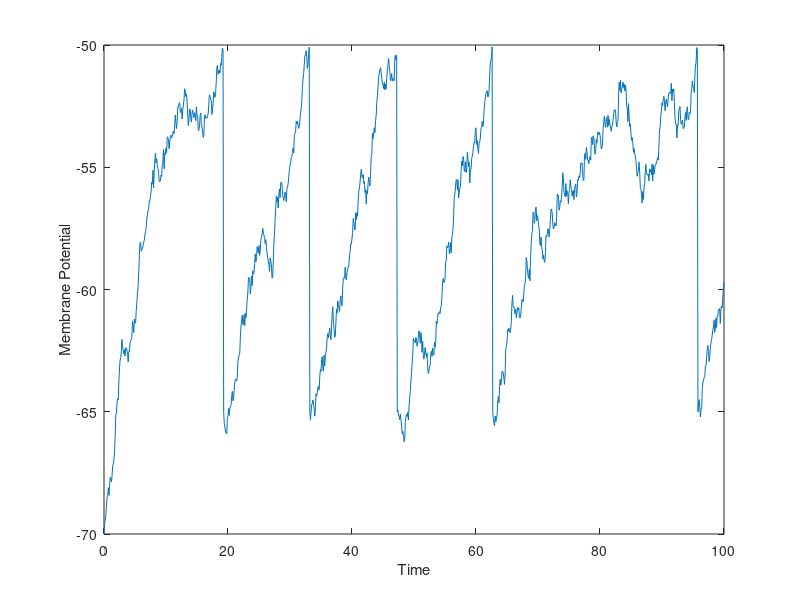
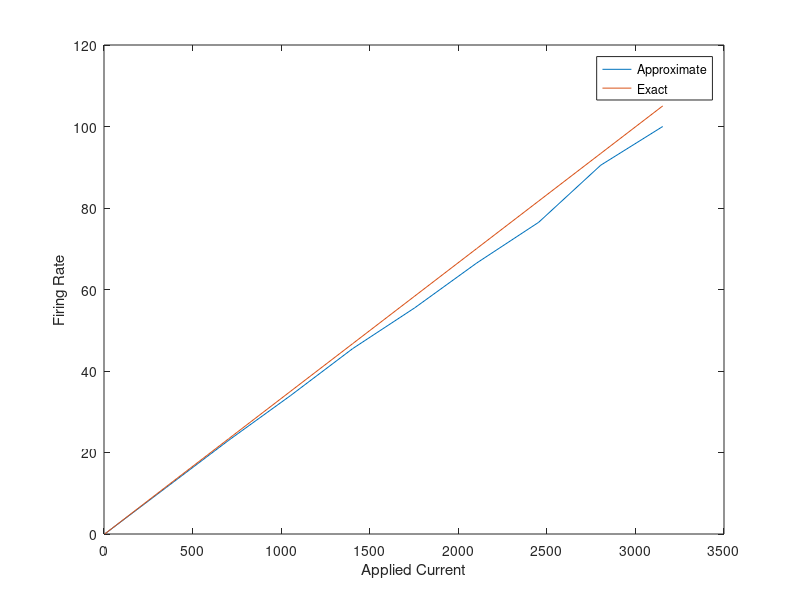
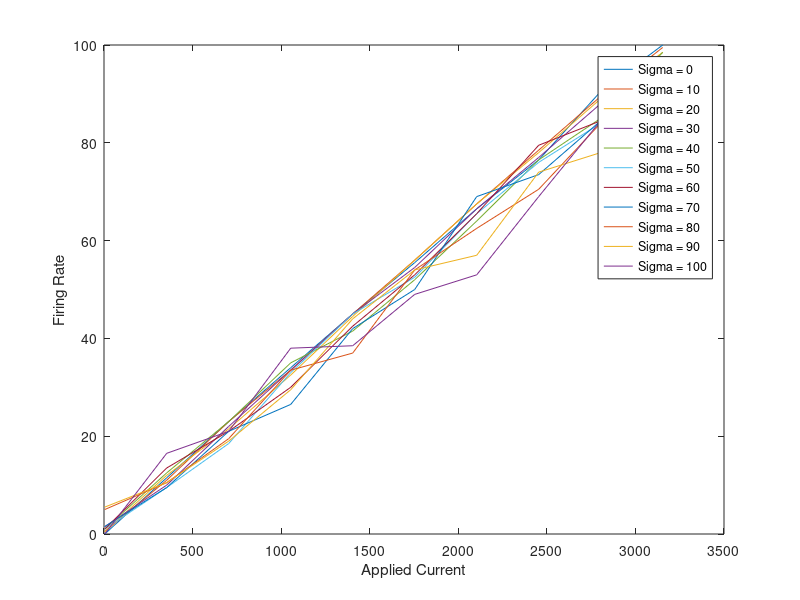

MATLAB code for these plots, in order:
%%%%%%%%%%%%%%%%%%%%%%%%%%%%%%%%%%%%%%%%%%%%%%%%%%%%%%%%%%%%%%%%%%%%%%%%%%%%%%%%%%%%%%%%%%%%%%%%%%%%%%%%%%
%%%%%%%%%%Let's calculate membrane potential using the leaky integrate-and-fire neuron model%%%%%%%%%%%%%%
%%%%%%%%%%%%%%%%%%%%%%%%%%%%%%%%%%%%%%%%%%%%%%%%%%%%%%%%%%%%%%%%%%%%%%%%%%%%%%%%%%%%%%%%%%%%%%%%%%%%%%%%%%

%Given values for the leaky integrate-and-fire neuron model
E_l = -70.0;
R_m = 5.0;
C_m = 2.0;

V_th = -50.0;
V_reset = -65.0;

%Create time vector
delta_t = 0.1;
t = 0:delta_t:100;

%Create vector to store membrane potentials at time t
%Set initial value of the membrane potential vector to E_l
V = zeros(1, length(t));
V(1) = E_l;

%Minimum applied current needed for the neuoron to produce spikes
I_th = 1/R_m * (V_th - E_l);

%Create vector of applied I (current) values
I_app = (I_th+0.1)*ones(length(t),1);

%Adding noise scaler
sigma_I = 1.0;

%Creating vector of noise variables
noise_vec = randn(size(t)) * sigma_I * sqrt(delta_t);

%Use Forward Euler's method to integrate the equation
for i = 2:length(t)
    dxdt = (E_l - V(i-1))/R_m + I_app(i);
    dxdt = dxdt*(1/C_m);
    
    V(i) = V(i-1) + delta_t * dxdt + noise_vec(i);
    
    if V(i) > V_th
        V(i) = V_reset;
    end
end

%Plot time vs. membrane potential
plot(t, V);
xlabel('Time');
ylabel('Membrane Potential');
figure()

%%%%%%%%%%%%%%%%%%%%%%%%%%%%%%%%%%%%%%%%%%%%%%%%%%%%%%%%%%%%%%%%%%%%%%%%%%%%%%%%%%%%%%%%%
%%%%%%%%%%Now let's calculate approximate firing rate vs. exact firing rate%%%%%%%%%%%%%%
%%%%%%%%%%%%%%%%%%%%%%%%%%%%%%%%%%%%%%%%%%%%%%%%%%%%%%%%%%%%%%%%%%%%%%%%%%%%%%%%%%%%%%%%%

%Define new delta t
%Need smaller time steps in order to achieve firing rate of 100
delta_t = 0.001;
t = 0:delta_t:2;

%Create vector of I_app (applied current) values to be used
I_app = I_th:350:I_th+3200;

%Create vector to store number of neuron fires for each trial
neuron_fires = zeros(1, length(I_app));

%Create vector to store firing rate for each trial
firing_rate = zeros(1, length(I_app));

%Loop through applied current values
for j = 1:length(I_app)
    %Creating vector of noise variables
    noise_vec = randn(size(t)) * sigma_I * sqrt(delta_t);
    
    %Create vector to store membrane potential values
    V = zeros(1, length(t));
    V(1) = V_reset;
    %Loop through time vector
    for i = 2:length(t)
        dxdt = (E_l - V(i-1))/R_m + I_app(j);
        dxdt = dxdt*(1/C_m);
    
        V(i) = V(i-1) + delta_t * dxdt + noise_vec(i);
        
        %Check if membrane potential is above threshold
        if V(i) > V_th
           V(i) = V_reset;
           neuron_fires(j) = neuron_fires(j) + 1;
        end
    end
    
    %Caclulate firing rate
    firing_rate(j) = neuron_fires(j)/2;
end

%Create vector to store exact firing rate
firing_rate_exact = zeros(1, length(I_app));

%Create tau variable
tau_m = C_m * R_m;

%Loop through entries in firing rate exact vector
for i = 1:length(firing_rate_exact)
    %Calculate the two terms
    term1 = I_app(i) * R_m + E_l - V_reset;
    term2 = I_app(i) * R_m + E_l - V_th;
    
    %Check that the terms are greater than 0
    %So that log is defined
    if (term1 > 0) && (term2 > 0)
        %Generate final term
        final_term = (tau_m * log(term1) - tau_m * log(term2));
        
        %Check if final term is not infinity
        if final_term ~= Inf
            firing_rate_exact(i) = 1/final_term;
        end
    end
end


%Plot applied current vs. approximate firing rate
plot(I_app, firing_rate);
hold on;

%Plot applied current vs. exact firing rate
plot(I_app, firing_rate_exact);
xlabel('Applied Current');
ylabel('Firing Rate');
legend('Approximate','Exact')
hold off;
figure();

%%%%%%%%%%%%%%%%%%%%%%%%%%%%%%%%%%%%%%%%%%%%%%%%%%%%%%%%%%%%%%%%%%%%%%%%%%%%%%%%%%%%
%%%%%%%%%%Now let's test how sigma effects our approximate firing rate%%%%%%%%%%%%%%
%%%%%%%%%%%%%%%%%%%%%%%%%%%%%%%%%%%%%%%%%%%%%%%%%%%%%%%%%%%%%%%%%%%%%%%%%%%%%%%%%%%%

%Create vector of sigma values
sigma_I = 0:10:100;

%Loop through sigma_I values
for k = 1:length(sigma_I)
    %Create vector to store number of neuron fires for each trial
    neuron_fires = zeros(1, length(I_app));

    %Create vector to store firing rate for each trial
    firing_rate = zeros(1, length(I_app));
    
    %Loop through applied current values
    for j = 1:length(I_app)
        %Creating vector of noise variables
        noise_vec = randn(size(t)) * sigma_I(k) * sqrt(delta_t);
    
        %Create vector to store membrane potential values
        V = zeros(1, length(t));
        V(1) = V_reset;
        %Loop through time vector
        for i = 2:length(t)
            dxdt = (E_l - V(i-1))/R_m + I_app(j);
            dxdt = dxdt*(1/C_m);
    
            V(i) = V(i-1) + delta_t * dxdt + noise_vec(i);
        
            %Check if membrane potential is above threshold
            if V(i) > V_th
                V(i) = V_reset;
                neuron_fires(j) = neuron_fires(j) + 1;
            end
        end
        
        %Caclulate firing rate
        firing_rate(j) = neuron_fires(j)/2;
    end 
    
    %Plot applied current vs. approximate firing rate with sigma included
    plot(I_app, firing_rate);
    hold on;
end

%Label
xlabel('Applied Current');
ylabel('Firing Rate');
legend(cellstr(num2str(sigma_I', 'Sigma = %-d')));
hold off;